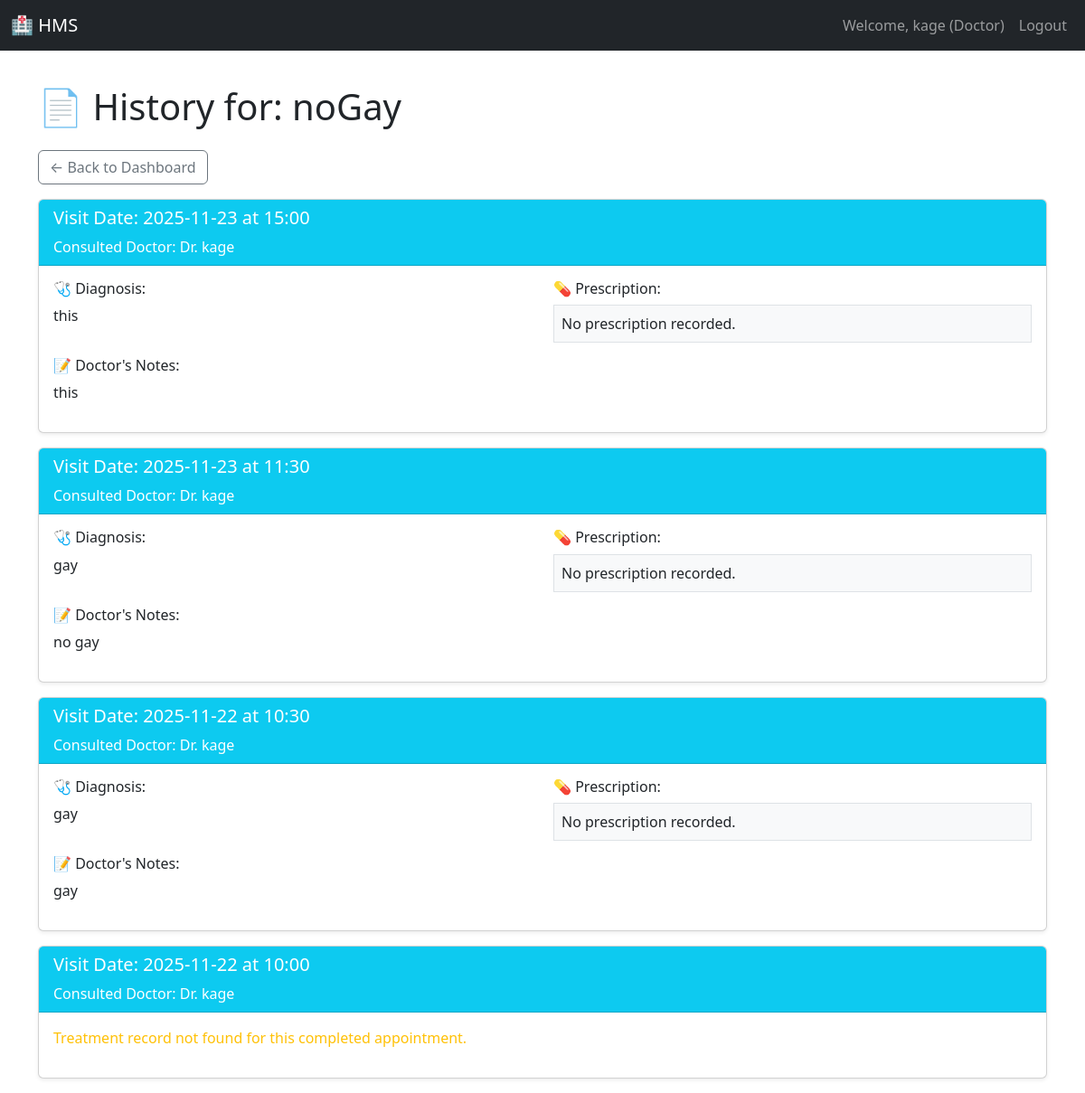
Page /doctor/patient_history/4 (signed in) on the committed database.
### models.py (models this page shows, shortened)
class User(UserMixin, db.Model):
    __tablename__ = 'user'
    id = db.Column(db.Integer, primary_key=True)
    username = db.Column(db.String(80), unique=True, nullable=False)
    password_hash = db.Column(db.String(128), nullable=False)
    role = db.Column(db.String(10), nullable=False)  # Admin, Doctor, Patient
    name = db.Column(db.String(100), nullable=False)
    contact_info = db.Column(db.String(100))
    is_active = db.Column(db.Boolean, default=True) # Used for blacklist/deactivation
    doctor_profile = db.relationship('Doctor', backref='user', uselist=False)
    patient_profile = db.relationship('Patient', backref='user', uselist=False)

class Appointment(db.Model):
    __tablename__ = 'appointment'
    id = db.Column(db.Integer, primary_key=True)
    patient_id = db.Column(db.Integer, db.ForeignKey('patient.user_id'), nullable=False)
    doctor_id = db.Column(db.Integer, db.ForeignKey('doctor.user_id'), nullable=False)
    date = db.Column(db.String(10), nullable=False)
    time = db.Column(db.String(5), nullable=False)
    status = db.Column(db.String(20), default='Booked') # Booked, Completed, Cancelled
    __table_args__ = (db.UniqueConstraint('doctor_id', 'date', 'time', name='_doctor_time_uc'),)
    treatment_record = db.relationship('Treatment', backref='appointment', uselist=False)

class MedicalRecord(db.Model):
    id = db.Column(db.Integer, primary_key=True)
    appointment_id = db.Column(db.Integer, db.ForeignKey('appointment.id'), unique=True, nullable=False)
    patient_id = db.Column(db.Integer, db.ForeignKey('patient.user_id'), nullable=False)
    doctor_id = db.Column(db.Integer, db.ForeignKey('doctor.user_id'), nullable=False)
    diagnosis = db.Column(db.Text, nullable=False)
    notes = db.Column(db.Text, nullable=True) # Treatment notes, prescriptions, etc.
    consultation_date = db.Column(db.String(10), nullable=False) # Store the date string
    appointment = db.relationship('Appointment', backref=db.backref('record', uselist=False))
    patient = db.relationship('Patient', backref='medical_records')
    doctor = db.relationship('Doctor', backref='consultations_given')

### app.py (the view)
@app.route('/doctor/patient_history/<int:patient_id>')
@role_required('Doctor')
def doctor_view_patient_history(patient_id):
    patient_user = User.query.get_or_404(patient_id)
    if patient_user.role != 'Patient':
        abort(404)
    history = Appointment.query.filter(
        Appointment.patient_id == patient_id,
        Appointment.status == 'Completed'
    ).order_by(Appointment.date.desc(), Appointment.time.desc()).all()
    return render_template('doctor_patient_history.html',
                            patient_name=patient_user.name,
                            history=history)

### app.py (called while the page is built)
@login_manager.user_loader
def load_user(user_id):
    return User.query.get(int(user_id))

def role_required(role):
    def wrapper(func):
        @login_required
        @functools.wraps(func)
        def decorated_view(*args, **kwargs):
            if current_user.role != role:
                flash('Access denied. You do not have the required permissions.', 'danger')
                return redirect(url_for('dashboard'))
            return func(*args, **kwargs)
        return decorated_view
    return wrapper

### templates/doctor_patient_history.html (shortened to what this page needs)
{% extends "base.html" %}
{% block content %}
<h1 class="mb-4">📄 History for: {{ patient_name }}</h1>
<a href="{{ url_for('doctor_dashboard') }}" class="btn btn-outline-secondary mb-3">← Back to Dashboard</a>
{% for appt in history %}
<div class="card mb-3 shadow-sm">
    <div class="card-header bg-info text-white">
        <h5>Visit Date: {{ appt.date }} at {{ appt.time }}</h5>
        <p class="m-0">Consulted Doctor: Dr. {{ appt.doctor.user.name }}</p>
    </div>
    <div class="card-body">
        {% if appt.record %}
            <div class="row">
                <div class="col-md-6">
                    <h6>🩺 Diagnosis:</h6>
                    <p>{{ appt.record.diagnosis | default("N/A", true) }}</p>
                </div>
                <div class="col-md-6">
                    <h6>💊 Prescription:</h6>
                    <p class="border p-2 bg-light">{{ appt.record.prescription | default("No prescription recorded.", true) }}</p>
                </div>
            </div>
            <h6>📝 Doctor's Notes:</h6>
            <p class="text-gray-700 leading-relaxed whitespace-pre-wrap">{{ appt.record.notes | default("No additional notes.", true) }}</p>
        {% else %}
            <p class="text-warning">Treatment record not found for this completed appointment.</p>
        {% endif %}
    </div>
</div>
{% else %}
<div class="alert alert-info">No completed appointment history found for this patient.</div>
{% endfor %}
{% endblock %}

### templates/base.html (shortened to what this page needs)
<!DOCTYPE html>
<html lang="en">
<head>
    <link href="https://cdn.jsdelivr.net/npm/bootstrap@5.3.3/dist/css/bootstrap.min.css" rel="stylesheet">
</head>
<body>
    <nav class="navbar navbar-expand-lg navbar-dark bg-dark fixed-top">
        <div class="container-fluid">
            <a class="navbar-brand" href="{{ url_for('dashboard') }}">🏥 HMS</a>
            <div class="collapse navbar-collapse" id="navbarNav">
                <ul class="navbar-nav ms-auto">
                    {% if current_user.is_authenticated %}
                    <li class="nav-item">
                        <span class="nav-link">Welcome, {{ current_user.name }} ({{ current_user.role }})</span>
                    </li>
                    <li class="nav-item">
                        <a class="nav-link btn btn-sm btn-outline-light" href="{{ url_for('logout') }}">Logout</a>
                    </li>
                    {% endif %}
                </ul>
            </div>
        </div>
    </nav>
    <div class="container mt-4">
        {% block content %}{% endblock %}
    </div>
</body>
</html>

### templates/base.html (style rules this page uses)
body { padding-top: 70px; }

### rows in the picture
User: name "kage", role "Doctor"
User: name "noGay"
Appointment: date "2025-11-23", time "15:00", doctor.user.name "kage", record.diagnosis "this", record.prescription "No prescription recorded.", record.notes "this"
Appointment: date "2025-11-23", time "11:30", doctor.user.name "kage", record.diagnosis "gay", record.prescription "No prescription recorded.", record.notes "no gay"
Appointment: date "2025-11-22", time "10:30", doctor.user.name "kage", record.diagnosis "gay", record.prescription "No prescription recorded.", record.notes "gay"
Appointment: date "2025-11-22", time "10:00", doctor.user.name "kage", shows "Treatment record not found for this completed appointment."
